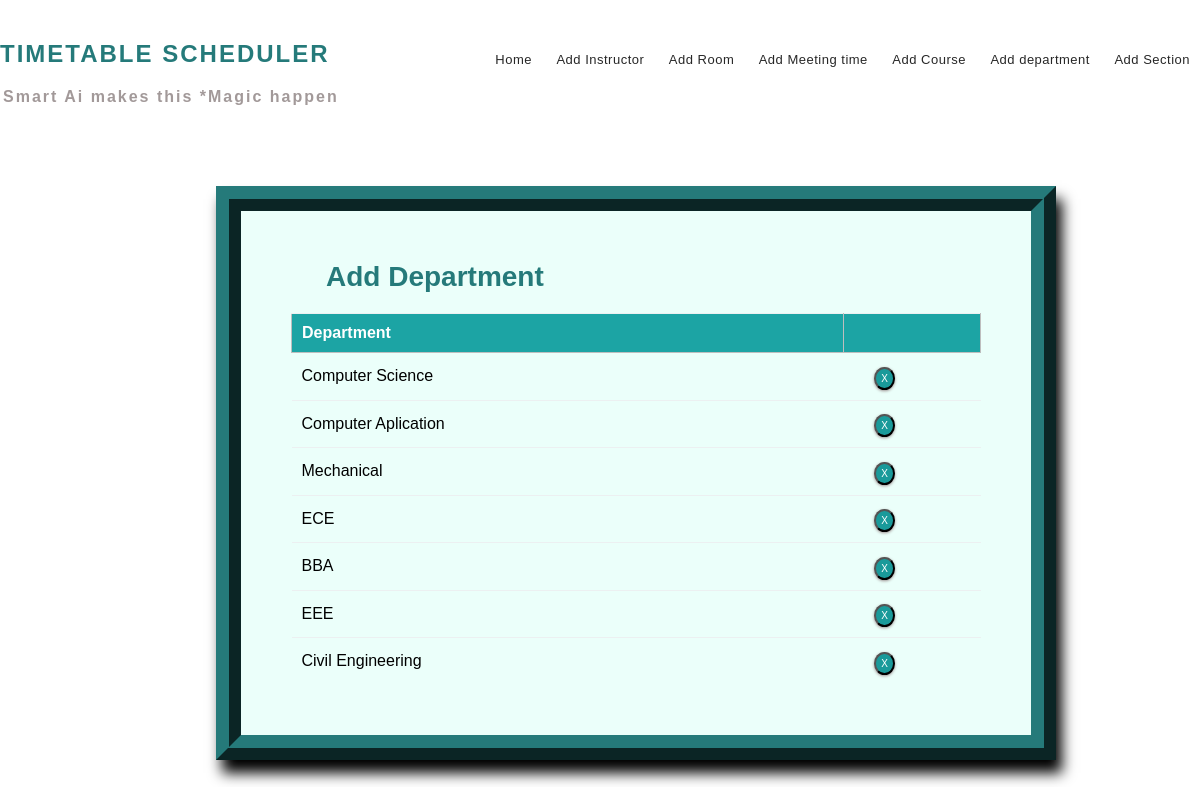
/department_list/, run on the app's committed database.
### mm1/models.py (models this page shows, shortened)
class Department(models.Model):
    dept_name = models.CharField(max_length=50)
    courses = models.ManyToManyField(Course)

### mm1/views.py (the view)
# urls.py: path('department_list/', views.department_list, name='editdepartment'),
def department_list(request):
    context = {
        'departments': Department.objects.all()
    }
    return render(request, 'deptlist.html', context)

### templates/deptlist.html (shortened to what this page needs)
{% extends 'base.html' %}
{% block content %}
{% load static %}
<fieldset class="fieldset">
    <a href="{% url 'adddepartment'%}"><h1 class="tablink" onclick="openPage('new')" id="defaultOpen">Add Department</h1></a>
    <div class="tabcontent" id="edit">
        <table class="table1">
            <thead>
            <tr class="table-headers">
            <th>Department</th>
            <th  class="empty"></th>
            </tr>
            </thead>
            <tbody>
            {% for dept in departments %}
            <tr>
             <td>{{dept.dept_name}}</td>
             <td class="empty">
                <form action="{% url 'deletedepartment' dept.id %}" method="post">
                        <input type="submit" value="X" class="cross">
                </form>
             </td>
             </tr>
            {% endfor %}
            </tbody>
        </table>
    </div>
</fieldset>
{% endblock %}

### static/CSS/style.css (style rules this page uses)
* { margin: 0; padding: 0; box-sizing: border-box; font-family: sans-serif; }
html { scroll-behavior: smooth; }
a { text-decoration:none; }
form { margin-top: 3%; margin-left: 18%; margin-right: 12%; }
fieldset h1 { color: #257a7a; padding-bottom: 20px; margin-left: 35px; display: inline-block; cursor: pointer; font-size: 28px; }
fieldset input { padding:8px; color: #938c8c }
.table2 td, th { border: 1px solid rgb(190,190,190); padding: 10px 20px; }
.table1 { width: 100%; border-collapse: collapse; text-align: left; overflow: hidden; }
.table1 td, th { border-top: 1px solid #ECF0F1; padding: 10px; }
.table1 th { background-color: #1ca4a4; color: #fff; }
.cross { border-radius: 50%; font-size:10px; box-shadow: 0px 1px 3px 0px #9e9292; padding: 4px 5px; color: #fff; background-color: #1a9a9a; cursor: pointer; }
.fieldset { margin-top: 3%; margin-left: 18%; margin-right: 12%; padding: 50px; border-width: 25px; border-style: ridge; border-color: #257a7a; box-shadow: 6px 13px 13px 0px black; background-color: #ebfffa; }

### data on the page
Department: dept_name "Computer Science"
Department: dept_name "Computer Aplication"
Department: dept_name "Mechanical"
Department: dept_name "ECE"
Department: dept_name "BBA"
Department: dept_name "EEE"
Department: dept_name "Civil Engineering"
